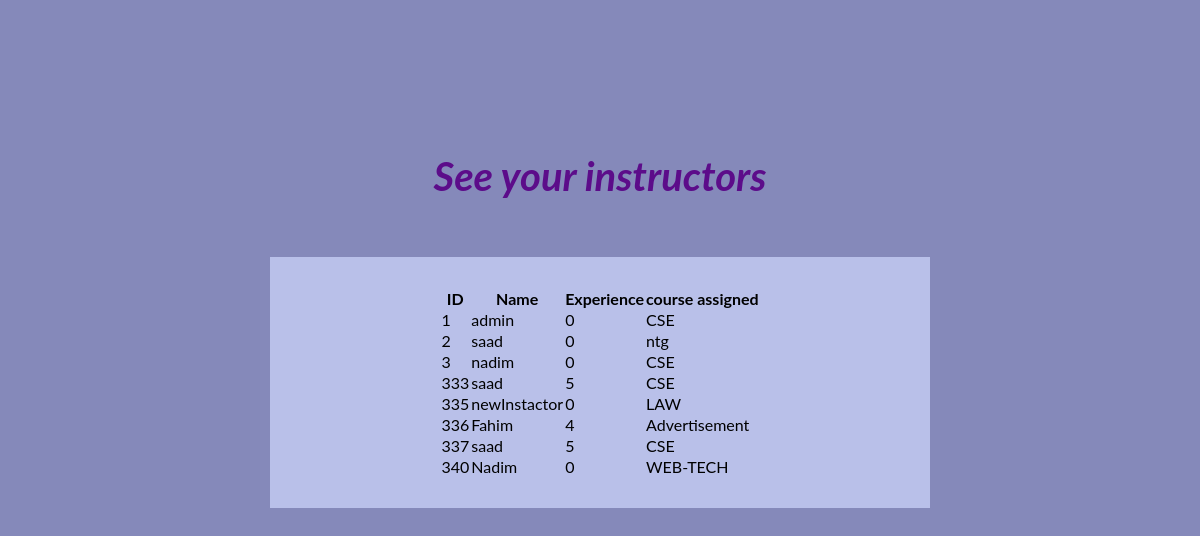
The app's page /view/instructorsee.php (signed in) with its own data.
### tables this page shows
CREATE TABLE `instactor` (
  `instactorId` int(11) NOT NULL,
  `instactorName` text NOT NULL,
  `instactorEmail` text DEFAULT NULL,
  `institutionName` text DEFAULT NULL,
  `teachingExprience` int(11) DEFAULT NULL,
  `certification` varchar(100) DEFAULT NULL,
  `assignCourse` text NOT NULL,
  `instactorPassword` text NOT NULL,
  `courseCompleted` text DEFAULT NULL,
  `category` text NOT NULL DEFAULT 'instactor'
);

### model/lerner/db.php (called while the page is built, shortened)
<?php
class db{
 function ShowAllins($conn,$table)
 {
$result = $conn->query("SELECT * FROM  $table");
 return $result;
 }
}
?>

### view/Instructorsee.php (the view)
<link rel="stylesheet" href="../css/anotherone.css">
<center>
<br>
  <br>
  <br>
  <br>
  <br>
  <br>
  <br>
  <br>
  <h1 class="popie">See your instructors</h1>
  <br>
  <br>
  <br>
<div class="boxtoo">
<?php
include('../model/lerner/db.php');
$connection = new db();
$conobj=$connection->OpenCon();
$userQuery=$connection->ShowAllins($conobj,"instactor");
if ($userQuery->num_rows > 0) {
    echo "<table><tr><th>ID</th><th>Name</th><th>Experience</th><th>course assigned</th></tr>";
    while($row = $userQuery->fetch_assoc()) {
      echo "<tr><td>".$row["instactorId"]."</td><td>".$row["instactorName"]."</td><td>".$row["teachingExprience"]."</td><td>".$row["assignCourse"]."</td></tr>";
    }
    echo "</table>";
  } else {
    echo "0 results";
  }
?>
</div>
</center>

### css/anotherone.css (style rules this page uses)
* { margin: 0; padding: 0; }
.popie { text-align: center; text-shadow: 10rem; text-emphasis:initial; font-size: 40px; font-style: bold; color: rgb(92, 12, 138); font-style: italic; }
.boxtoo { border:black; box-shadow: black; background-color: rgb(185, 192, 233); position: relative; z-index: 3; padding-top: 50px; padding: 30px; font-size:18px; max-width: 600px; }

### records on screen
instactor: instactorId "1", instactorName "admin", teachingExprience "0", assignCourse "CSE"
instactor: instactorId "2", instactorName "saad", teachingExprience "0", assignCourse "ntg"
instactor: instactorId "3", instactorName "nadim", teachingExprience "0", assignCourse "CSE"
instactor: instactorId "333", instactorName "saad", teachingExprience "5", assignCourse "CSE"
instactor: instactorId "335", instactorName "newInstactor", teachingExprience "0", assignCourse "LAW"
instactor: instactorId "336", instactorName "Fahim", teachingExprience "4", assignCourse "Advertisement"
instactor: instactorId "337", instactorName "saad", teachingExprience "5", assignCourse "CSE"
instactor: instactorId "340", instactorName "Nadim", teachingExprience "0", assignCourse "WEB-TECH"
